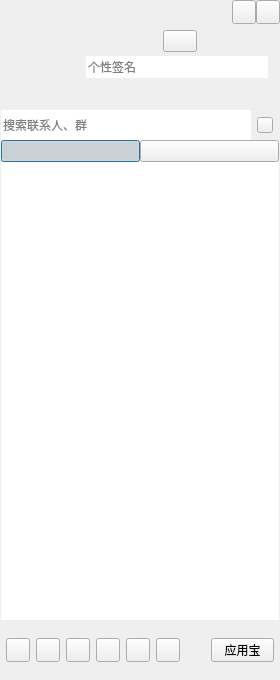
<?xml version="1.0" encoding="UTF-8"?>
<ui version="4.0">
 <class>CCMainWindowClass</class>
 <widget class="QWidget" name="CCMainWindowClass">
  <property name="geometry">
   <rect>
    <x>0</x>
    <y>0</y>
    <width>280</width>
    <height>680</height>
   </rect>
  </property>
  <property name="minimumSize">
   <size>
    <width>280</width>
    <height>680</height>
   </size>
  </property>
  <property name="windowTitle">
   <string>CCMainWindow</string>
  </property>
  <layout class="QVBoxLayout" name="verticalLayout_7">
   <property name="spacing">
    <number>0</number>
   </property>
   <property name="leftMargin">
    <number>0</number>
   </property>
   <property name="topMargin">
    <number>0</number>
   </property>
   <property name="rightMargin">
    <number>0</number>
   </property>
   <property name="bottomMargin">
    <number>0</number>
   </property>
   <item>
    <widget class="QWidget" name="titleWidget" native="true">
     <property name="sizePolicy">
      <sizepolicy hsizetype="Expanding" vsizetype="Preferred">
       <horstretch>0</horstretch>
       <verstretch>0</verstretch>
      </sizepolicy>
     </property>
     <property name="titleSkin" stdset="0">
      <bool>true</bool>
     </property>
     <layout class="QVBoxLayout" name="verticalLayout_2">
      <property name="spacing">
       <number>0</number>
      </property>
      <property name="leftMargin">
       <number>0</number>
      </property>
      <property name="topMargin">
       <number>0</number>
      </property>
      <property name="rightMargin">
       <number>0</number>
      </property>
      <property name="bottomMargin">
       <number>0</number>
      </property>
      <item>
       <layout class="QHBoxLayout" name="horizontalLayout">
        <property name="spacing">
         <number>0</number>
        </property>
        <property name="leftMargin">
         <number>12</number>
        </property>
        <property name="rightMargin">
         <number>0</number>
        </property>
        <item>
         <spacer name="horizontalSpacer">
          <property name="orientation">
           <enum>Qt::Horizontal</enum>
          </property>
          <property name="sizeHint" stdset="0">
           <size>
            <width>40</width>
            <height>20</height>
           </size>
          </property>
         </spacer>
        </item>
        <item>
         <widget class="QPushButton" name="sysmin">
          <property name="sizePolicy">
           <sizepolicy hsizetype="Fixed" vsizetype="Fixed">
            <horstretch>0</horstretch>
            <verstretch>0</verstretch>
           </sizepolicy>
          </property>
          <property name="minimumSize">
           <size>
            <width>24</width>
            <height>24</height>
           </size>
          </property>
          <property name="maximumSize">
           <size>
            <width>24</width>
            <height>24</height>
           </size>
          </property>
          <property name="text">
           <string/>
          </property>
         </widget>
        </item>
        <item>
         <widget class="QPushButton" name="sysclose">
          <property name="sizePolicy">
           <sizepolicy hsizetype="Fixed" vsizetype="Fixed">
            <horstretch>0</horstretch>
            <verstretch>0</verstretch>
           </sizepolicy>
          </property>
          <property name="minimumSize">
           <size>
            <width>24</width>
            <height>24</height>
           </size>
          </property>
          <property name="maximumSize">
           <size>
            <width>24</width>
            <height>24</height>
           </size>
          </property>
          <property name="text">
           <string/>
          </property>
         </widget>
        </item>
       </layout>
      </item>
      <item>
       <layout class="QHBoxLayout" name="horizontalLayout_3">
        <property name="spacing">
         <number>6</number>
        </property>
        <property name="leftMargin">
         <number>12</number>
        </property>
        <property name="topMargin">
         <number>6</number>
        </property>
        <property name="rightMargin">
         <number>12</number>
        </property>
        <property name="bottomMargin">
         <number>6</number>
        </property>
        <item>
         <widget class="QLabel" name="headLabel">
          <property name="sizePolicy">
           <sizepolicy hsizetype="Fixed" vsizetype="Fixed">
            <horstretch>0</horstretch>
            <verstretch>0</verstretch>
           </sizepolicy>
          </property>
          <property name="minimumSize">
           <size>
            <width>68</width>
            <height>68</height>
           </size>
          </property>
          <property name="maximumSize">
           <size>
            <width>68</width>
            <height>68</height>
           </size>
          </property>
          <property name="text">
           <string/>
          </property>
         </widget>
        </item>
        <item>
         <layout class="QVBoxLayout" name="verticalLayout">
          <property name="spacing">
           <number>4</number>
          </property>
          <item>
           <layout class="QHBoxLayout" name="horizontalLayout_2">
            <property name="spacing">
             <number>6</number>
            </property>
            <item>
             <widget class="QLabel" name="nameLabel">
              <property name="sizePolicy">
               <sizepolicy hsizetype="Expanding" vsizetype="Fixed">
                <horstretch>0</horstretch>
                <verstretch>0</verstretch>
               </sizepolicy>
              </property>
              <property name="minimumSize">
               <size>
                <width>0</width>
                <height>22</height>
               </size>
              </property>
              <property name="maximumSize">
               <size>
                <width>16777215</width>
                <height>22</height>
               </size>
              </property>
              <property name="styleSheet">
               <string notr="true">color: rgb(255, 255, 255);
font: 75 12pt &quot;微软雅黑&quot;;
</string>
              </property>
              <property name="text">
               <string/>
              </property>
             </widget>
            </item>
            <item>
             <widget class="QPushButton" name="statusBtn">
              <property name="sizePolicy">
               <sizepolicy hsizetype="Fixed" vsizetype="Fixed">
                <horstretch>0</horstretch>
                <verstretch>0</verstretch>
               </sizepolicy>
              </property>
              <property name="minimumSize">
               <size>
                <width>34</width>
                <height>22</height>
               </size>
              </property>
              <property name="maximumSize">
               <size>
                <width>34</width>
                <height>22</height>
               </size>
              </property>
              <property name="text">
               <string/>
              </property>
              <property name="hasBorder" stdset="0">
               <bool>true</bool>
              </property>
             </widget>
            </item>
            <item>
             <spacer name="horizontalSpacer_3">
              <property name="orientation">
               <enum>Qt::Horizontal</enum>
              </property>
              <property name="sizeHint" stdset="0">
               <size>
                <width>40</width>
                <height>20</height>
               </size>
              </property>
             </spacer>
            </item>
           </layout>
          </item>
          <item>
           <widget class="QLineEdit" name="lineEdit">
            <property name="minimumSize">
             <size>
              <width>0</width>
              <height>22</height>
             </size>
            </property>
            <property name="maximumSize">
             <size>
              <width>16777215</width>
              <height>22</height>
             </size>
            </property>
            <property name="frame">
             <bool>false</bool>
            </property>
            <property name="placeholderText">
             <string>个性签名</string>
            </property>
           </widget>
          </item>
          <item>
           <widget class="QWidget" name="appWidget" native="true">
            <property name="sizePolicy">
             <sizepolicy hsizetype="Expanding" vsizetype="Fixed">
              <horstretch>0</horstretch>
              <verstretch>0</verstretch>
             </sizepolicy>
            </property>
            <property name="minimumSize">
             <size>
              <width>0</width>
              <height>22</height>
             </size>
            </property>
            <property name="maximumSize">
             <size>
              <width>16777215</width>
              <height>22</height>
             </size>
            </property>
           </widget>
          </item>
         </layout>
        </item>
       </layout>
      </item>
     </layout>
    </widget>
   </item>
   <item>
    <widget class="QWidget" name="bodyWidget" native="true">
     <property name="sizePolicy">
      <sizepolicy hsizetype="Expanding" vsizetype="Expanding">
       <horstretch>0</horstretch>
       <verstretch>0</verstretch>
      </sizepolicy>
     </property>
     <layout class="QVBoxLayout" name="verticalLayout_4">
      <property name="spacing">
       <number>0</number>
      </property>
      <property name="leftMargin">
       <number>1</number>
      </property>
      <property name="topMargin">
       <number>0</number>
      </property>
      <property name="rightMargin">
       <number>1</number>
      </property>
      <property name="bottomMargin">
       <number>0</number>
      </property>
      <item>
       <widget class="QWidget" name="searchWidget" native="true">
        <property name="sizePolicy">
         <sizepolicy hsizetype="Expanding" vsizetype="Fixed">
          <horstretch>0</horstretch>
          <verstretch>0</verstretch>
         </sizepolicy>
        </property>
        <property name="minimumSize">
         <size>
          <width>0</width>
          <height>30</height>
         </size>
        </property>
        <property name="maximumSize">
         <size>
          <width>16777215</width>
          <height>30</height>
         </size>
        </property>
        <layout class="QHBoxLayout" name="horizontalLayout_4">
         <property name="spacing">
          <number>6</number>
         </property>
         <property name="leftMargin">
          <number>0</number>
         </property>
         <property name="topMargin">
          <number>0</number>
         </property>
         <property name="rightMargin">
          <number>6</number>
         </property>
         <property name="bottomMargin">
          <number>0</number>
         </property>
         <item>
          <widget class="QLineEdit" name="searchLineEdit">
           <property name="minimumSize">
            <size>
             <width>0</width>
             <height>30</height>
            </size>
           </property>
           <property name="maximumSize">
            <size>
             <width>16777215</width>
             <height>30</height>
            </size>
           </property>
           <property name="frame">
            <bool>false</bool>
           </property>
           <property name="placeholderText">
            <string>搜索联系人、群</string>
           </property>
          </widget>
         </item>
         <item>
          <widget class="QPushButton" name="searchBtn">
           <property name="sizePolicy">
            <sizepolicy hsizetype="Fixed" vsizetype="Fixed">
             <horstretch>0</horstretch>
             <verstretch>0</verstretch>
            </sizepolicy>
           </property>
           <property name="minimumSize">
            <size>
             <width>16</width>
             <height>16</height>
            </size>
           </property>
           <property name="maximumSize">
            <size>
             <width>16</width>
             <height>16</height>
            </size>
           </property>
           <property name="text">
            <string/>
           </property>
          </widget>
         </item>
        </layout>
       </widget>
      </item>
      <item>
       <widget class="QWidget" name="barWidget" native="true">
        <layout class="QHBoxLayout" name="tabBar">
         <property name="spacing">
          <number>0</number>
         </property>
         <property name="leftMargin">
          <number>0</number>
         </property>
         <property name="topMargin">
          <number>0</number>
         </property>
         <property name="rightMargin">
          <number>0</number>
         </property>
         <property name="bottomMargin">
          <number>0</number>
         </property>
         <item>
          <widget class="QPushButton" name="btnMessage">
           <property name="text">
            <string/>
           </property>
           <property name="icon">
            <iconset>
             <normaloff>:/Resources/MainWindow/tab/icon_last_normal.png</normaloff>
             <normalon>:/Resources/MainWindow/tab/icon_last_selected.png</normalon>:/Resources/MainWindow/tab/icon_last_normal.png</iconset>
           </property>
           <property name="iconSize">
            <size>
             <width>22</width>
             <height>22</height>
            </size>
           </property>
           <property name="checkable">
            <bool>true</bool>
           </property>
           <property name="checked">
            <bool>true</bool>
           </property>
           <property name="autoExclusive">
            <bool>true</bool>
           </property>
           <property name="autoDefault">
            <bool>false</bool>
           </property>
           <property name="default">
            <bool>true</bool>
           </property>
          </widget>
         </item>
         <item>
          <widget class="QPushButton" name="btnContact">
           <property name="text">
            <string/>
           </property>
           <property name="icon">
            <iconset>
             <normaloff>:/Resources/MainWindow/tab/icon_group_normal.png</normaloff>
             <normalon>:/Resources/MainWindow/tab/icon_group_selected.png</normalon>:/Resources/MainWindow/tab/icon_group_normal.png</iconset>
           </property>
           <property name="iconSize">
            <size>
             <width>22</width>
             <height>22</height>
            </size>
           </property>
           <property name="checkable">
            <bool>true</bool>
           </property>
           <property name="autoExclusive">
            <bool>true</bool>
           </property>
           <property name="autoDefault">
            <bool>false</bool>
           </property>
          </widget>
         </item>
        </layout>
       </widget>
      </item>
      <item>
       <widget class="QStackedWidget" name="stackedWidget">
        <widget class="QWidget" name="pageMessage">
         <layout class="QGridLayout" name="gridLayout">
          <property name="leftMargin">
           <number>0</number>
          </property>
          <property name="topMargin">
           <number>0</number>
          </property>
          <property name="rightMargin">
           <number>0</number>
          </property>
          <property name="bottomMargin">
           <number>0</number>
          </property>
          <property name="spacing">
           <number>0</number>
          </property>
          <item row="0" column="0">
           <widget class="QListWidget" name="msgListWidget">
            <property name="frameShape">
             <enum>QFrame::NoFrame</enum>
            </property>
            <property name="verticalScrollBarPolicy">
             <enum>Qt::ScrollBarAsNeeded</enum>
            </property>
            <property name="horizontalScrollBarPolicy">
             <enum>Qt::ScrollBarAlwaysOff</enum>
            </property>
            <property name="editTriggers">
             <set>QAbstractItemView::AllEditTriggers</set>
            </property>
           </widget>
          </item>
         </layout>
        </widget>
        <widget class="QWidget" name="pageContact">
         <layout class="QVBoxLayout" name="verticalLayout_3">
          <property name="spacing">
           <number>0</number>
          </property>
          <property name="leftMargin">
           <number>0</number>
          </property>
          <property name="topMargin">
           <number>0</number>
          </property>
          <property name="rightMargin">
           <number>0</number>
          </property>
          <property name="bottomMargin">
           <number>0</number>
          </property>
          <item>
           <widget class="QTreeWidget" name="treeWidget">
            <property name="frameShape">
             <enum>QFrame::NoFrame</enum>
            </property>
            <property name="verticalScrollBarPolicy">
             <enum>Qt::ScrollBarAsNeeded</enum>
            </property>
            <property name="horizontalScrollBarPolicy">
             <enum>Qt::ScrollBarAlwaysOff</enum>
            </property>
            <property name="editTriggers">
             <set>QAbstractItemView::AllEditTriggers</set>
            </property>
            <property name="indentation">
             <number>0</number>
            </property>
            <property name="headerHidden">
             <bool>true</bool>
            </property>
            <property name="expandsOnDoubleClick">
             <bool>false</bool>
            </property>
            <column>
             <property name="text">
              <string notr="true">1</string>
             </property>
            </column>
           </widget>
          </item>
         </layout>
        </widget>
       </widget>
      </item>
     </layout>
    </widget>
   </item>
   <item>
    <widget class="QWidget" name="bottomWidget" native="true">
     <property name="sizePolicy">
      <sizepolicy hsizetype="Expanding" vsizetype="Fixed">
       <horstretch>0</horstretch>
       <verstretch>0</verstretch>
      </sizepolicy>
     </property>
     <property name="minimumSize">
      <size>
       <width>0</width>
       <height>60</height>
      </size>
     </property>
     <property name="maximumSize">
      <size>
       <width>16777215</width>
       <height>60</height>
      </size>
     </property>
     <property name="bottomSkin" stdset="0">
      <bool>true</bool>
     </property>
     <layout class="QVBoxLayout" name="verticalLayout_5" stretch="0,0">
      <property name="spacing">
       <number>6</number>
      </property>
      <property name="leftMargin">
       <number>6</number>
      </property>
      <property name="topMargin">
       <number>6</number>
      </property>
      <property name="rightMargin">
       <number>6</number>
      </property>
      <property name="bottomMargin">
       <number>6</number>
      </property>
      <item>
       <layout class="QHBoxLayout" name="bottomLayout_up"/>
      </item>
      <item>
       <layout class="QHBoxLayout" name="horizontalLayout_5">
        <property name="spacing">
         <number>6</number>
        </property>
        <item>
         <widget class="QPushButton" name="bottomBtn_1">
          <property name="sizePolicy">
           <sizepolicy hsizetype="Fixed" vsizetype="Fixed">
            <horstretch>0</horstretch>
            <verstretch>0</verstretch>
           </sizepolicy>
          </property>
          <property name="minimumSize">
           <size>
            <width>24</width>
            <height>24</height>
           </size>
          </property>
          <property name="maximumSize">
           <size>
            <width>24</width>
            <height>24</height>
           </size>
          </property>
          <property name="text">
           <string/>
          </property>
         </widget>
        </item>
        <item>
         <widget class="QPushButton" name="bottomBtn_2">
          <property name="sizePolicy">
           <sizepolicy hsizetype="Fixed" vsizetype="Fixed">
            <horstretch>0</horstretch>
            <verstretch>0</verstretch>
           </sizepolicy>
          </property>
          <property name="minimumSize">
           <size>
            <width>24</width>
            <height>24</height>
           </size>
          </property>
          <property name="maximumSize">
           <size>
            <width>24</width>
            <height>24</height>
           </size>
          </property>
          <property name="text">
           <string/>
          </property>
         </widget>
        </item>
        <item>
         <widget class="QPushButton" name="bottomBtn_3">
          <property name="sizePolicy">
           <sizepolicy hsizetype="Fixed" vsizetype="Fixed">
            <horstretch>0</horstretch>
            <verstretch>0</verstretch>
           </sizepolicy>
          </property>
          <property name="minimumSize">
           <size>
            <width>24</width>
            <height>24</height>
           </size>
          </property>
          <property name="maximumSize">
           <size>
            <width>24</width>
            <height>24</height>
           </size>
          </property>
          <property name="text">
           <string/>
          </property>
         </widget>
        </item>
        <item>
         <widget class="QPushButton" name="bottomBtn_4">
          <property name="sizePolicy">
           <sizepolicy hsizetype="Fixed" vsizetype="Fixed">
            <horstretch>0</horstretch>
            <verstretch>0</verstretch>
           </sizepolicy>
          </property>
          <property name="minimumSize">
           <size>
            <width>24</width>
            <height>24</height>
           </size>
          </property>
          <property name="maximumSize">
           <size>
            <width>24</width>
            <height>24</height>
           </size>
          </property>
          <property name="text">
           <string/>
          </property>
         </widget>
        </item>
        <item>
         <widget class="QPushButton" name="bottomBtn_5">
          <property name="sizePolicy">
           <sizepolicy hsizetype="Fixed" vsizetype="Fixed">
            <horstretch>0</horstretch>
            <verstretch>0</verstretch>
           </sizepolicy>
          </property>
          <property name="minimumSize">
           <size>
            <width>24</width>
            <height>24</height>
           </size>
          </property>
          <property name="maximumSize">
           <size>
            <width>24</width>
            <height>24</height>
           </size>
          </property>
          <property name="text">
           <string/>
          </property>
         </widget>
        </item>
        <item>
         <widget class="QPushButton" name="bottomBtn_6">
          <property name="sizePolicy">
           <sizepolicy hsizetype="Fixed" vsizetype="Fixed">
            <horstretch>0</horstretch>
            <verstretch>0</verstretch>
           </sizepolicy>
          </property>
          <property name="minimumSize">
           <size>
            <width>24</width>
            <height>24</height>
           </size>
          </property>
          <property name="maximumSize">
           <size>
            <width>24</width>
            <height>24</height>
           </size>
          </property>
          <property name="text">
           <string/>
          </property>
         </widget>
        </item>
        <item>
         <spacer name="horizontalSpacer_2">
          <property name="orientation">
           <enum>Qt::Horizontal</enum>
          </property>
          <property name="sizeHint" stdset="0">
           <size>
            <width>18</width>
            <height>20</height>
           </size>
          </property>
         </spacer>
        </item>
        <item>
         <widget class="QPushButton" name="bottomBtn_7">
          <property name="sizePolicy">
           <sizepolicy hsizetype="Preferred" vsizetype="Fixed">
            <horstretch>0</horstretch>
            <verstretch>0</verstretch>
           </sizepolicy>
          </property>
          <property name="minimumSize">
           <size>
            <width>63</width>
            <height>24</height>
           </size>
          </property>
          <property name="maximumSize">
           <size>
            <width>63</width>
            <height>24</height>
           </size>
          </property>
          <property name="text">
           <string>应用宝</string>
          </property>
         </widget>
        </item>
       </layout>
      </item>
     </layout>
    </widget>
   </item>
  </layout>
 </widget>
 <layoutdefault spacing="6" margin="11"/>
 <resources>
  <include location="../qrc/CCMainWindow.qrc"/>
 </resources>
 <connections/>
</ui>
